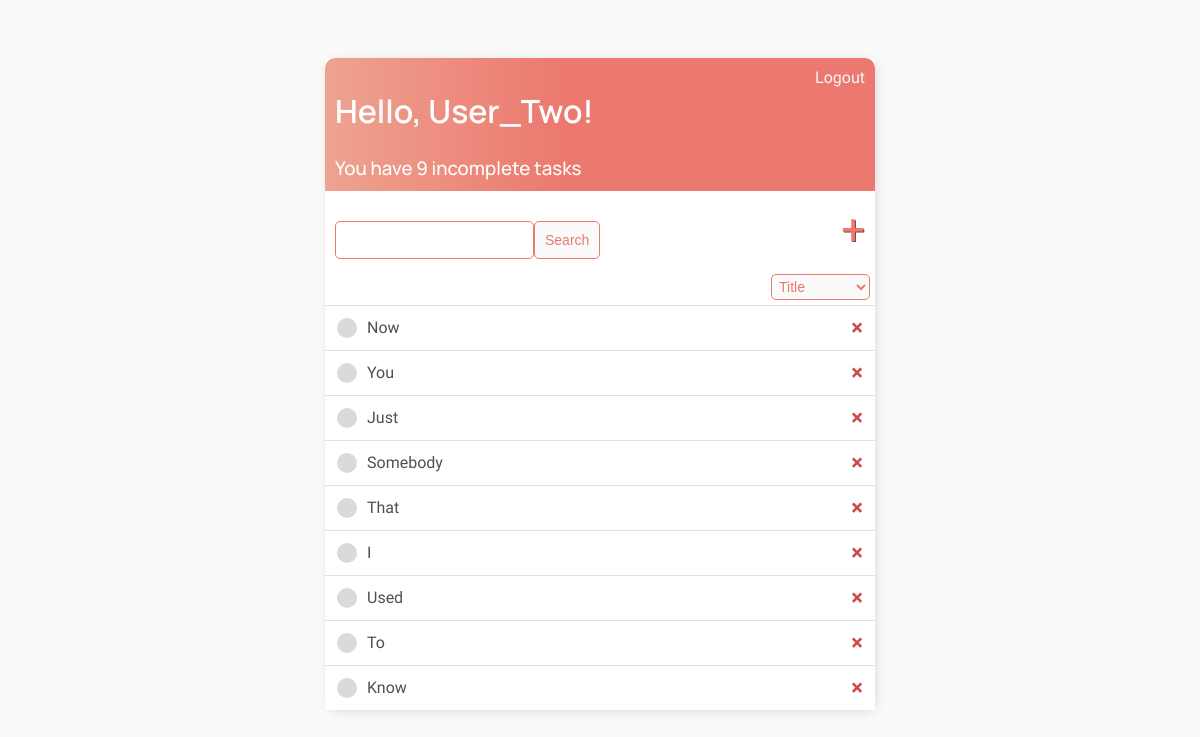
The page / (signed in) on the database as committed earlier.
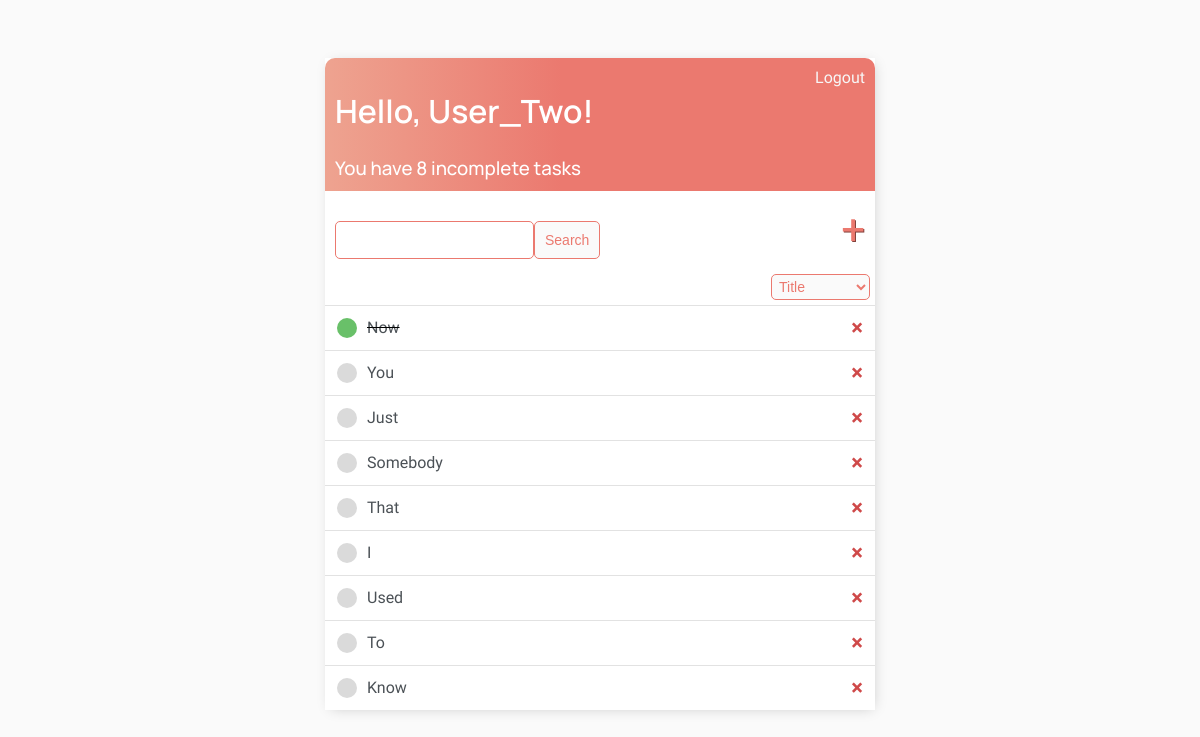
The same page on the database as committed later.
### base/models.py (models this page shows)
class Task(models.Model):
    user = models.ForeignKey(
        User, on_delete=models.CASCADE, null=True, blank=True)
    title = models.CharField(max_length=200)
    description = models.TextField(null=True, blank=True)
    complete = models.BooleanField(default=False)
    create = models.DateTimeField(auto_now_add=True)
    def __str__(self):
        return self.title
    class Meta:
        ordering = ['complete']

### base/views.py (the view)
# urls.py: path('', TaskList.as_view(), name='tasks'),
class TaskList(LoginRequiredMixin, ListView):
    model = Task
    context_object_name = "tasks"
    def get_context_data(self, **kwargs):
        context = super().get_context_data(**kwargs)
        context['tasks'] = context['tasks'].filter(user=self.request.user)
        context['count'] = context['tasks'].filter(complete=False).count()
        sort = self.request.GET.getlist('sort')
        context['tasks'] = context['tasks'].order_by(*sort)
        search_input = self.request.GET.get('search-area') or ''
        if search_input:
            context['tasks'] = context['tasks'].filter(
                title__startswith=search_input)
        context['search_input'] = search_input
        return context

### base/templates/base/task_list.html (shortened to what this page needs)
{% extends 'base/main.html' %}
{% block content %}
<div class="header-bar">
    <div>
        <h1>Hello, {{request.user|title}}!</h1>
        <h3 style="margin: 0"> You have {{count}} incomplete task{{count|pluralize:"s"}}</h3>
    </div>
    {% if request.user.is_authenticated %}
    <a href="{% url 'logout'%}">Logout</a>
    {% else %}
    <a href="{% url 'login' %}">Login</a>
    {% endif %}
</div>
<div id="search-add-wrapper">
    <form method="GET" style="margin-top: 20px; display: flex;">
        <input type='text' name='search-area' value="{{search_input}}">
        <input class="button" type="submit" value="Search">
    </form>
    <div><a id="add-link" href="{% url 'task-create' %}">&#x2b;</a></div>
</div>
<div class="sort-div">
    <form method="GET">
        <select id="sort-wrapper" name="sort" onchange="this.form.submit()">
            <option value="title" {{ by_title }}>Title</option>
        </select>
    </form>
</div>
<div class="task-items-wrapper">
    {% for task in tasks %}
    <div class="task-wrapper">
        {% if task.complete %}
        <div class="task-title">
            <div class="task-complete-icon"></div>
            <s><a href="{% url 'task-update' task.id %}">{{task}}</a></s>
        </div>
        <a class="delete-link" href="{% url 'task-delete' task.id %}">&#215;</a>
        {% else %}
        <div class="task-title">
            <div class="task-incomplete-icon"></div>
            <a href="{% url 'task-update' task.id %}">{{task}}</a>
        </div>
        <a class="delete-link" href="{% url 'task-delete' task.id %}">&#215;</a>
        {% endif %}
    </div>
    {% empty %}
    <h3>No items in this list</h3>
    {% endfor %}
</div>
{% endblock content %}

Rows that differ between the two databases and show on the page:
changed Task "Now": complete False → True (drawn)
Other text that changed with them:
{{ count }}: "9" → "8"
